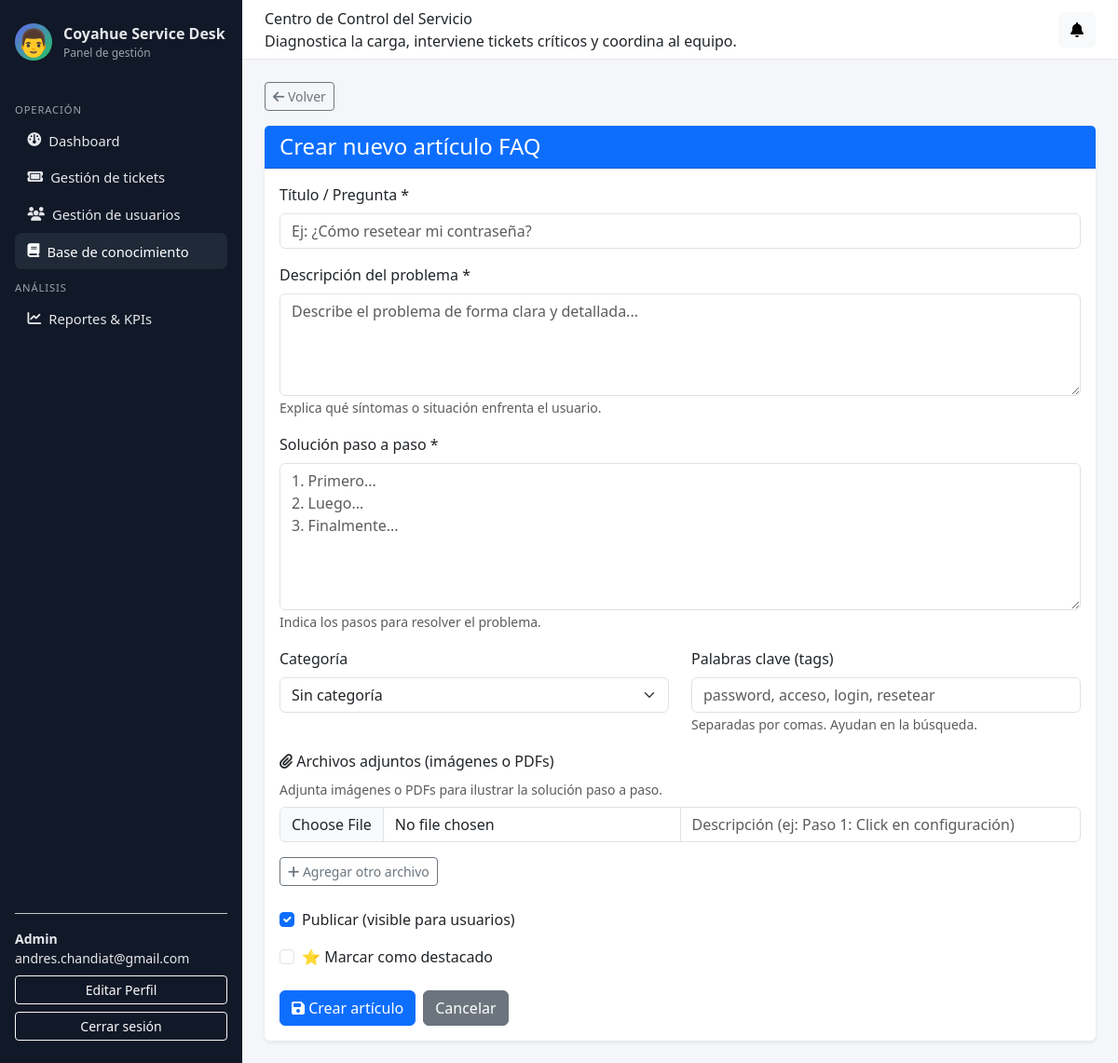
/panel/admin/faq/crear/ (signed in), run on the app's committed database.
### accounts/models.py (models this page shows, shortened)
class Usuario(AbstractUser):
    username = None
    email = models.EmailField("email address", unique=True)
    rol = models.ForeignKey(
        Rol,
        on_delete=models.PROTECT,
        related_name="usuarios",
        null=True,
        blank=True,
    )
    telefono = models.CharField(max_length=30, blank=True)
    departamento = models.CharField(max_length=100, blank=True)
    activo = models.BooleanField(default=True)
    AVATAR_CHOICES = [
        ('👤', '👤 Persona'),
        ('👨', '👨 Hombre'),
        ('👩', '👩 Mujer'),
        ('🧑', '🧑 Persona neutra'),
        ('👔', '👔 Profesional'),
        ('💼', '💼 Ejecutivo'),
        ('🎓', '🎓 Estudiante'),
        ('⚙️', '⚙️ Técnico'),
    ]
    avatar = models.CharField(
        max_length=10,
        choices=AVATAR_CHOICES,
        default='👤',
        help_text="Ícono de perfil personalizado"
    )
    fecha_creacion = models.DateTimeField(auto_now_add=True)
    fecha_actualizacion = models.DateTimeField(auto_now=True)
    USERNAME_FIELD = "email"
    REQUIRED_FIELDS: list[str] = []  # no pedimos username, solo email + password
    objects = UsuarioManager()

class Rol(models.Model):
    nombre_rol = models.CharField(max_length=50, unique=True)
    descripcion = models.TextField(blank=True)
    permisos = models.JSONField(default=dict, blank=True)
    fecha_creacion = models.DateTimeField(auto_now_add=True)

### knowledge_base/views.py (the view, shortened to what this page needs)
# urls.py: path("panel/admin/faq/crear/", faq_admin_crear, name="faq_admin_crear"),
@login_required
def faq_admin_crear(request):
    if not (require_role(request.user, "ADMIN") or require_role(request.user, "TECNICO")):
        return HttpResponseForbidden("No tienes permiso para crear artículos FAQ.")
    categorias = Categoria.objects.filter(activo=True)
    return render(request, 'knowledge_base/faq_admin_crear.html', {
        'categorias': categorias,
    })

### knowledge_base/views.py (called while the page is built)
def require_role(user, rol_nombre: str) -> bool:
    return (
        user.is_authenticated
        and hasattr(user, "rol")
        and user.rol
        and user.rol.nombre_rol.upper() == rol_nombre.upper()
    )

### notifications/context_processors.py (called while the page is built)
def notificaciones_context(request):
    if not request.user.is_authenticated:
        return {}
    qs = Notificacion.objects.filter(
        usuario_destino=request.user,
        leida=False
    ).order_by("-fecha_envio")
    return {
        "notificaciones_no_leidas": qs,
        "total_notificaciones_no_leidas": qs.count(),
    }

### templates/knowledge_base/faq_admin_crear.html (shortened to what this page needs)
{% extends "base_admin.html" %}
{% block content %}
<div class="mb-3">
    <a href="{% url 'faq_admin_listar' %}" class="btn btn-sm btn-outline-secondary">
        <i class="fa-solid fa-arrow-left"></i> Volver
    </a>
</div>
<div class="card shadow-sm border-0">
    <div class="card-header bg-primary text-white">
        <h4 class="mb-0">Crear nuevo artículo FAQ</h4>
    </div>
    <div class="card-body">
        <form method="post" enctype="multipart/form-data">
            <div class="mb-3">
                <label class="form-label">Título / Pregunta *</label>
                <input type="text" name="titulo" class="form-control" required
                       placeholder="Ej: ¿Cómo resetear mi contraseña?">
            </div>
            <div class="mb-3">
                <label class="form-label">Descripción del problema *</label>
                <textarea name="problema" class="form-control" rows="4" required
                          placeholder="Describe el problema de forma clara y detallada..."></textarea>
                <small class="text-muted">Explica qué síntomas o situación enfrenta el usuario.</small>
            </div>
            <div class="mb-3">
                <label class="form-label">Solución paso a paso *</label>
                <textarea name="solucion" class="form-control" rows="6" required
                          placeholder="1. Primero...&#10;2. Luego...&#10;3. Finalmente..."></textarea>
                <small class="text-muted">Indica los pasos para resolver el problema.</small>
            </div>
            <div class="row">
                <div class="col-md-6 mb-3">
                    <label class="form-label">Categoría</label>
                    <select name="categoria" class="form-select">
                        <option value="">Sin categoría</option>
                    </select>
                </div>
                <div class="col-md-6 mb-3">
                    <label class="form-label">Palabras clave (tags)</label>
                    <input type="text" name="tags" class="form-control"
                           placeholder="password, acceso, login, resetear">
                    <small class="text-muted">Separadas por comas. Ayudan en la búsqueda.</small>
                </div>
            </div>
            <div class="mb-4">
                <label class="form-label">
                    <i class="fa-solid fa-paperclip"></i> Archivos adjuntos (imágenes o PDFs)
                </label>
                <small class="text-muted d-block mb-2">
                    Adjunta imágenes o PDFs para ilustrar la solución paso a paso.
                </small>
                <div id="archivos-container">
                    <div class="archivo-item mb-2">
                        <div class="input-group">
                            <input type="file" name="archivos" class="form-control"
                                   accept="image/*,.pdf">
                            <input type="text" name="descripciones" class="form-control"
                                   placeholder="Descripción (ej: Paso 1: Click en configuración)">
                        </div>
                    </div>
                </div>
                <button type="button" class="btn btn-sm btn-outline-secondary mt-2"
                        onclick="agregarArchivo()">
                    <i class="fa-solid fa-plus"></i> Agregar otro archivo
                </button>
            </div>
            <div class="mb-3">
                <div class="form-check">
                    <input type="checkbox" name="publicado" class="form-check-input" id="publicado" checked>
                    <label class="form-check-label" for="publicado">
                        Publicar (visible para usuarios)
                    </label>
                </div>
            </div>
            <div class="mb-4">
                <div class="form-check">
                    <input type="checkbox" name="destacado" class="form-check-input" id="destacado">
                    <label class="form-check-label" for="destacado">
                        ⭐ Marcar como destacado
                    </label>
                </div>
            </div>
            <div class="d-flex gap-2">
                <button type="submit" class="btn btn-primary">
                    <i class="fa-solid fa-save"></i> Crear artículo
                </button>
                <a href="{% url 'faq_admin_listar' %}" class="btn btn-secondary">Cancelar</a>
            </div>
        </form>
    </div>
</div>
{% endblock %}

### templates/base_admin.html (shortened to what this page needs)
{% load static %}
<!DOCTYPE html>
<html lang="es">
<head>
    <link href="https://cdn.jsdelivr.net/npm/bootstrap@5.3.2/dist/css/bootstrap.min.css" rel="stylesheet"/>
    <link rel="stylesheet"
        href="https://cdnjs.cloudflare.com/ajax/libs/font-awesome/6.5.0/css/all.min.css"
/>
</head>
<body>
<div class="layout-wrapper">
    <aside class="sidebar">
        <div class="sidebar-brand">
            <div class="sidebar-brand-icon" style="font-size: 1.8rem;">{{ user.avatar }}</div>
            <div>
                <div class="fw-semibold">Coyahue Service Desk</div>
                <div style="font-size: 0.75rem; color: #9ca3af;">Panel de gestión</div>
            </div>
        </div>
        <nav class="sidebar-nav">
            <div class="sidebar-section-title">Operación</div>
            {% if request.user.is_authenticated and request.user.rol %}
                {% if request.user.rol.nombre_rol|upper == "ADMIN" %}
                    <a href="{% url 'dashboard_admin' %}" class="{% if request.resolver_match.url_name == 'dashboard_admin' %}active-link{% endif %}">
                        <i class="fa-solid fa-gauge"></i> <span>Dashboard</span>
                    </a>
                    <a href="{% url 'tickets_listar' %}" class="{% if request.resolver_match.url_name == 'tickets_listar' %}active-link{% endif %}">
                        <i class="fa-solid fa-ticket"></i> <span>Gestión de tickets</span>
                    </a>
                    <a href="{% url 'usuarios_listar' %}" class="{% if request.resolver_match.url_name in 'usuarios_listar usuarios_crear usuarios_editar usuarios_eliminar' %}active-link{% endif %}">
                        <i class="fa-solid fa-users"></i> <span>Gestión de usuarios</span>
                    </a>
                    <a href="{% url 'faq_admin_listar' %}" class="{% if 'faq_admin' in request.resolver_match.url_name %}active-link{% endif %}">
                        <i class="fa-solid fa-book"></i> <span>Base de conocimiento</span>
                    </a>
                    <div class="sidebar-section-title">Análisis</div>
                    <a href="{% url 'reportes_dashboard' %}" class="{% if request.resolver_match.url_name == 'reportes_dashboard' %}active-link{% endif %}">
                        <i class="fa-solid fa-chart-line"></i> <span>Reportes & KPIs</span>
                    </a>
                {% endif %}
            {% endif %}
        </nav>
        <div class="mt-auto pt-3 border-top border-secondary-subtle small">
            {% if request.user.is_authenticated %}
                <div class="fw-semibold">
                    {% if request.user.rol %}
                        {{ request.user.rol.nombre_rol|title }}
                    {% else %} Usuario {% endif %}
                </div>
                <div class="text-truncate">{{ request.user.email }}</div>
                <a href="{% url 'editar_perfil' %}" class="btn btn-outline-light btn-sm w-100 mt-2">
                     Editar Perfil
                </a>
                <form method="post" action="{% url 'logout' %}" class="mt-2">
                    <button class="btn btn-outline-light btn-sm w-100" type="submit">Cerrar sesión</button>
                </form>
            {% endif %}
        </div>
    </aside>
    <div class="main-area">
        <header class="topbar">
            <div>
                <div class="topbar-title">Centro de Control del Servicio</div>
                <div class="topbar-subtitle">Diagnostica la carga, interviene tickets críticos y coordina al equipo.</div>
            </div>
            <div class="d-flex align-items-center gap-3">
                <div class="dropdown">
                    <button class="btn btn-light position-relative" data-bs-toggle="dropdown">
                        <i class="fa-solid fa-bell"></i>
                    </button>
                </div>
            </div>
        </header>
        <main class="content">
            {% block content %}{% endblock %}
        </main>
    </div>
</div>
</body>
</html>

### templates/base_admin.html (style rules this page uses)
body { font-family: system-ui, -apple-system, BlinkMacSystemFont, "Segoe UI", sans-serif; background-color: #f4f6f9; }
.layout-wrapper { min-height: 100vh; display: flex; flex-direction: row; }
.sidebar { width: 260px; background: #111827; color: #e5e7eb; padding: 1.5rem 1rem; display: flex; flex-direction: column; gap: 1rem; }
.sidebar-brand { display: flex; align-items: center; gap: 0.75rem; margin-bottom: 1rem; }
.sidebar-brand-icon { width: 40px; height: 40px; border-radius: 999px; background: linear-gradient(135deg, #6366f1, #22c55e); display: flex; align-items: center; justify-content: center; color: #fff; font-weight: 700; }
.sidebar-nav a { display: flex; align-items: center; gap: 0.5rem; padding: 0.55rem 0.85rem; border-radius: 0.45rem; color: #e5e7eb; text-decoration: none; font-size: 0.92rem; }
.sidebar-nav a:hover, .sidebar-nav a.active-link { background: #1f2937; color: #ffffff; }
.sidebar-section-title { text-transform: uppercase; font-size: 0.7rem; letter-spacing: 0.08em; color: #9ca3af; margin-top: 0.75rem; margin-bottom: 0.25rem; }
.main-area { flex: 1; display: flex; flex-direction: column; }
.topbar { height: 64px; background: #ffffff; border-bottom: 1px solid #e5e7eb; display: flex; align-items: center; justify-content: space-between; padding: 0 1.5rem; }
.content { padding: 1.5rem; }

### data on the page
Usuario: avatar "👨", user.rol.nombre_rol "Admin", user.email "andres.chandiat@gmail.com"
